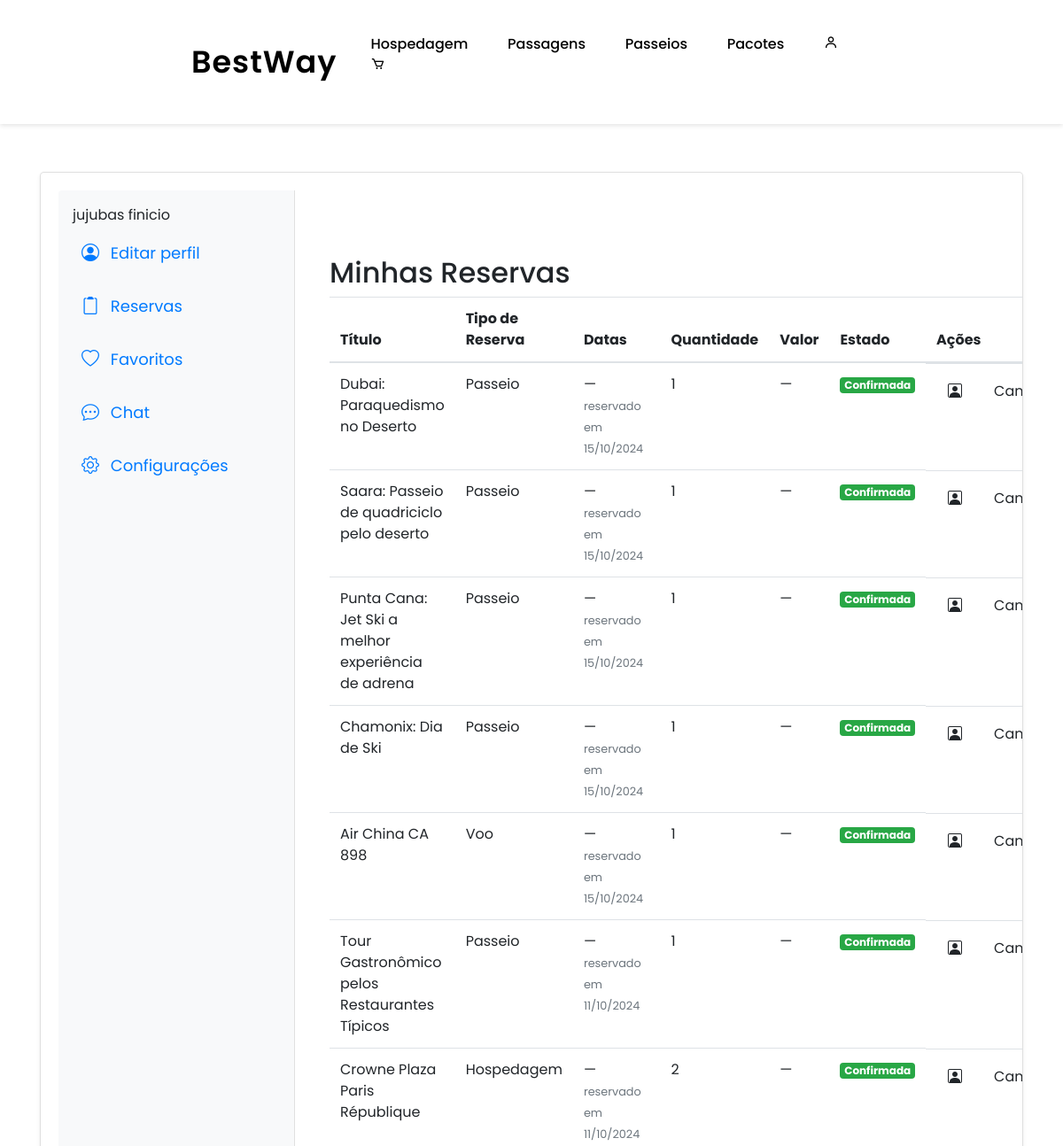
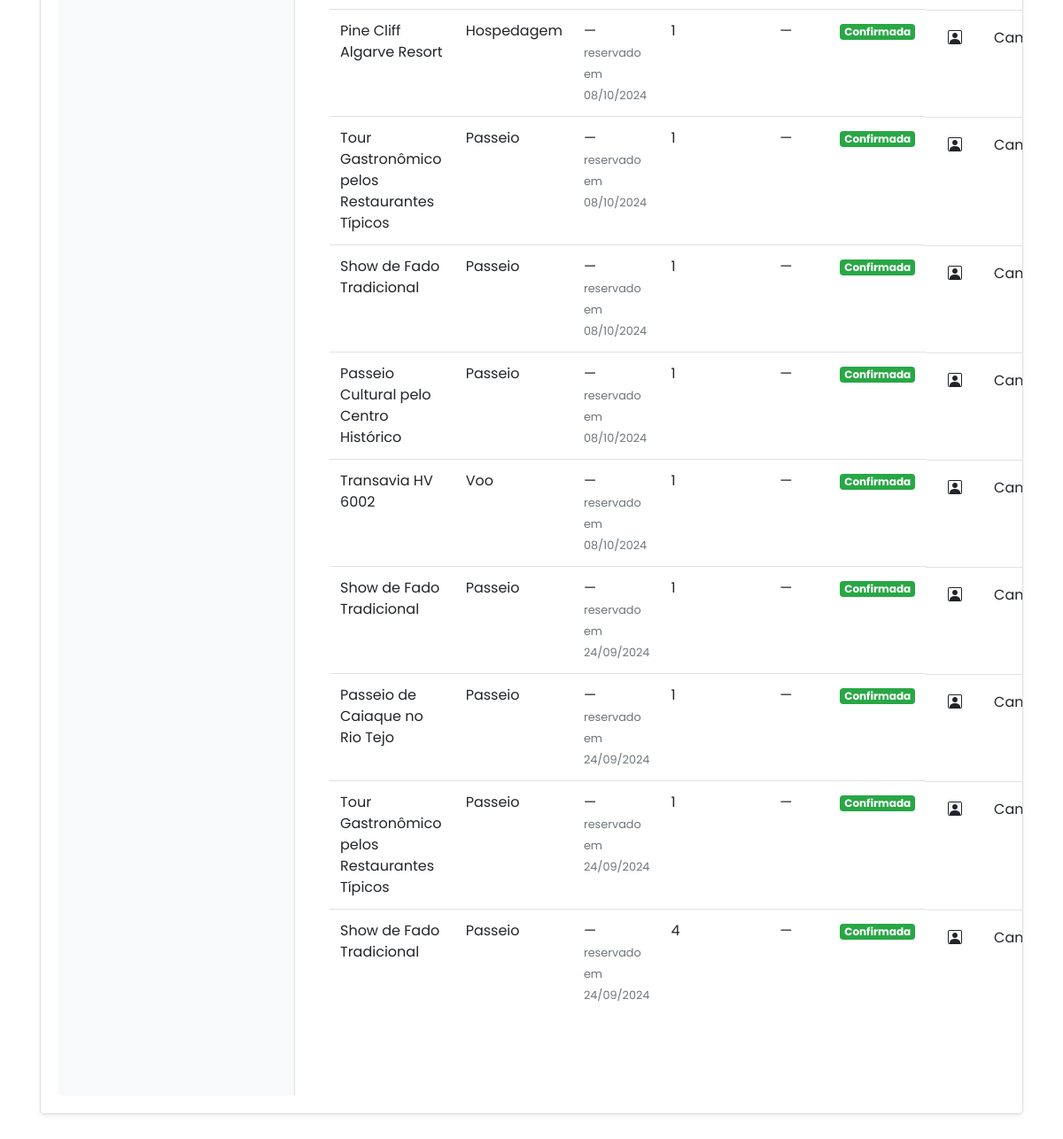
/public/reservas.php (signed in), run on the app's committed database (2 pictures, top to bottom).
### tables this page shows
CREATE TABLE `t_user` (
  `id` int(11) NOT NULL,
  `nick` varchar(20) NOT NULL,
  `nome` varchar(100) NOT NULL,
  `email` varchar(50) NOT NULL,
  `nome_marca` varchar(150) NOT NULL DEFAULT '',
  `biografia` text DEFAULT NULL,
  `data_nasc` varchar(10) DEFAULT NULL,
  `pass` varchar(255) NOT NULL,
  `foto` varchar(50) DEFAULT NULL,
  `tipo_user` int(11) NOT NULL DEFAULT 0,
  `notificacoes_ofertas` tinyint(1) NOT NULL DEFAULT 1,
  `tipo_antes_bloqueio` int(11) DEFAULT NULL,
  `email_confirmado` tinyint(1) NOT NULL DEFAULT 0
);

CREATE TABLE `t_reservas` (
  `id` int(11) NOT NULL,
  `item_id` int(11) NOT NULL,
  `user_id` int(11) NOT NULL,
  `tipo_reserva` enum('atividade','voo','hospedagem','pacote') NOT NULL,
  `data_reserva` date NOT NULL,
  `quantidade` int(11) NOT NULL,
  `data_inicio` date DEFAULT NULL,
  `data_fim` date DEFAULT NULL,
  `preco_unitario` decimal(10,2) DEFAULT NULL,
  `preco_total` decimal(10,2) DEFAULT NULL,
  `estado` enum('confirmada','cancelada') NOT NULL DEFAULT 'confirmada'
);

### config/reservas.php (called while the page is built, shortened)
<?php
function reserva_sql_vendedor($r)
{
    return "CASE $r.tipo_reserva
        WHEN 'atividade' THEN (SELECT id_user FROM t_artigo WHERE id = $r.item_id)
        WHEN 'hospedagem' THEN (SELECT id_user FROM t_hospedagem WHERE id = $r.item_id)
        WHEN 'pacote' THEN (SELECT id_user FROM t_pacotes WHERE id = $r.item_id)
    END";
}
function reserva_sql_titulo($r)
{
    return "CASE $r.tipo_reserva
        WHEN 'atividade' THEN (SELECT titulo FROM t_artigo WHERE id = $r.item_id)
        WHEN 'hospedagem' THEN (SELECT nome FROM t_hospedagem WHERE id = $r.item_id)
        WHEN 'pacote' THEN (SELECT titulo FROM t_pacotes WHERE id = $r.item_id)
        WHEN 'voo' THEN (SELECT CONCAT(airline, ' ', flight_number) FROM t_voos WHERE id = $r.item_id)
    END";
}
function reserva_tipo_nome($tipo)
{
    return ['atividade' => 'Passeio', 'hospedagem' => 'Hospedagem', 'pacote' => 'Pacote', 'voo' => 'Voo'][$tipo] ?? $tipo;
}
function reserva_data($texto)
{
    $data = DateTimeImmutable::createFromFormat('!Y-m-d', $texto);
    return ($data && $data->format('Y-m-d') === $texto) ? $data : null;
}
function reserva_formatar_data($texto)
{
    $data = reserva_data($texto);
    return $data ? $data->format('d/m/Y') : '—';
}
function reserva_formatar_periodo($inicio, $fim)
{
    if (!$inicio) {
        return '—';
    }
    return $fim && $fim !== $inicio
        ? reserva_formatar_data($inicio) . ' a ' . reserva_formatar_data($fim)
        : reserva_formatar_data($inicio);
}
function reserva_formatar_preco($valor)
{
    return $valor === null ? '—' : number_format((float) $valor, 2, ',', '.') . ' €';
}

### public/reservas.php (the view, shortened to what this page needs)
<?php
include '../config/reservas.php';
$user_id = $_SESSION['id'];
$sql_user = "SELECT nome FROM t_user WHERE id = ?";
$stmt_user = $ligacao->prepare($sql_user);
$stmt_user->bind_param("i", $user_id);
$stmt_user->execute();
$result_user = $stmt_user->get_result();
$linha = $result_user->fetch_assoc();
$sql = "SELECT r.id, r.item_id, r.tipo_reserva, r.data_reserva, r.quantidade,
        r.data_inicio, r.data_fim, r.preco_total, r.estado,
        (r.estado = 'confirmada' AND (r.data_inicio IS NULL OR r.data_inicio > CURDATE())) AS pode_cancelar,
        " . reserva_sql_vendedor('r') . " AS vendedor_id,
        " . reserva_sql_titulo('r') . " AS titulo
        FROM t_reservas r
        WHERE r.user_id = ?
        ORDER BY r.data_reserva DESC, r.id DESC";
$stmt = $ligacao->prepare($sql);
$stmt->bind_param("i", $user_id);
$stmt->execute();
$result = $stmt->get_result();
?>
<!DOCTYPE html>
<html lang="pt">
<head>
    <link rel="stylesheet" href="../assets/css/style.css">
    <link rel="stylesheet" href="../assets/css/styleperfil.css">
    <link href="https://cdn.jsdelivr.net/npm/bootstrap-icons/font/bootstrap-icons.css" rel="stylesheet">
    <link href="https://cdn.jsdelivr.net/npm/bootstrap@4.5.0/dist/css/bootstrap.min.css" rel="stylesheet">
    <link rel="stylesheet" href="https://unpkg.com/boxicons@latest/css/boxicons.min.css">
</head>
<body>
<?php $cabecalho_escuro = true; include __DIR__ . '/../views/partials/header.php'; ?>
<br><br><br><br><br><br>
<div class="container light-style flex-grow-1 container-p-y">
    <div class="card shadow-sm rounded-lg">
        <div class="row no-gutters">
            <div class="col-md-3 p-3 bg-light rounded-left menu-container">
                <nav class="menu">
                    <?php echo htmlspecialchars($linha['nome']); ?>
                    <a class="menu-item" href="perfil.php#account-general"><i class="bi bi-person-circle"></i> Editar perfil</a>
                    <a class="menu-item" href="reservas.php"><i class="bi bi-clipboard2"></i> Reservas</a>
                    <a class="menu-item" href="favoritos.php"><i class="bi bi-heart"></i> Favoritos</a>
                    <a class="menu-item" href="chat.php"><i class="bi bi-chat-dots"></i> Chat</a>
                    <a class="menu-item" href="configuracoes.php"><i class="bi bi-gear"></i> Configurações</a>
                </nav>
            </div>
            <div class="col-md-9 p-4">
                <div class="container light-style">
                    <h2>Minhas Reservas</h2>
                    <?php if (isset($result) && $result->num_rows > 0): ?>
                        <table class="table table-hover">
                            <thead>
                                <tr>
                                    <th>Título</th>
                                    <th>Tipo de Reserva</th>
                                    <th>Datas</th>
                                    <th>Quantidade</th>
                                    <th>Valor</th>
                                    <th>Estado</th>
                                    <th>Ações</th>
                                </tr>
                            </thead>
                            <tbody>
                            <?php while ($row = $result->fetch_assoc()): ?>
                                <tr>
                                    <td><?php echo htmlspecialchars($row['titulo'] ?? '(item removido)'); ?></td>
                                    <td><?= htmlspecialchars(reserva_tipo_nome($row['tipo_reserva'])) ?></td>
                                    <td>
                                        <?= reserva_formatar_periodo($row['data_inicio'], $row['data_fim']) ?>
                                        <br><small class="text-muted">reservado em <?= reserva_formatar_data($row['data_reserva']) ?></small>
                                    </td>
                                    <td><?php echo htmlspecialchars($row['quantidade']); ?></td>
                                    <td><?= reserva_formatar_preco($row['preco_total']) ?></td>
                                    <td><?= $row['estado'] == 'cancelada' ? '<span class="badge badge-secondary">Cancelada</span>' : '<span class="badge badge-success">Confirmada</span>' ?></td>
                                    <td style="display: flex; gap: 10px;">
                                        <a href="perfil_vendedor.php?user_id=<?php echo (int) $row['vendedor_id']; ?>" class="btn "><i class="bi bi-person-square"></i></a>
                                        <?php if ($row['pode_cancelar']): ?>
                                        <button type="button" class="btn btn-delete" data-toggle="modal" data-target="#confirmDeleteModal" data-reserva-id="<?php echo $row['id']; ?>">
                                            Cancelar
                                        </button>
                                        <?php endif; ?>
                                    </td>
                                </tr>
                            <?php endwhile; ?>
                            </tbody>
                        </table>
                    <?php else: ?>
                        <p>Nenhuma reserva encontrada.</p>
                    <?php endif; ?>
                </div>
            </div>
        </div>
    </div>
</div>
</body>
</html>

### assets/css/style.css (style rules this page uses)
* { padding: 0; margin: 0; box-sizing: border-box; font-family: "Poppins", sans-serif; text-decoration: none; list-style: none; scroll-behavior: smooth; }
:root { --bg-color: #fff; --text-color: #221314; --second-color: #4169e1; --main-color: #6495ed; --big-font: 6rem; --h2-font: 3rem; --p-font: 1.1rem; }
body { background: var(--bg-color); color: var(--text-color); }
.btn { background: var(--main-color); color: white; padding: 12px 20px; border-radius: 5px; cursor: pointer; }
body { font-family: Arial, sans-serif; margin: 0; padding: 0; background-color: #f4f4f4; }
@media (max-width: 1400px) { :root { --big-font: 4.5rem; --h2-font: 2.3rem; --p-font: 1rem; transition: 0.2s; } }

### assets/css/styleperfil.css (style rules this page uses)
body { background-image: url('images/fundo.png'); background-size: cover; background-position: center; font-family: 'San Francisco', 'Helvetica Neue', Arial, sans-serif; margin-top: 30px; color: #333; }
.container { max-width: 300px; margin: 30px auto; padding: 20px; }
.card { background: #ffffff; box-shadow: 0 1px 3px rgba(0, 0, 0, 0.1); padding: 20px; margin-bottom: 20px; }
.btn { background: #007aff; color: #ffffff; padding: 10px 20px; border-radius: 50px; font-size: 14px; transition: background-color 0.3s ease, transform 0.3s ease; }
.card, .btn { border-radius: 12px; }

### public/reservas.php (style rules this page uses)
.menu-container { background-color: #f8f9fa; border-right: 1px solid #e0e0e0; }
.menu { display: flex; flex-direction: column; }
.menu-item { color: #007AFF; padding: 10px; margin: 5px 0; text-decoration: none; font-size: 18px; border-radius: 10px; transition: background-color 0.3s ease, transform 0.2s ease-in-out; }
.menu-item i { margin-right: 8px; font-size: 20px; }
.card { border-radius: 15px; overflow: hidden; }

### data on the page
t_user: nome "jujubas finicio"
t_reservas: titulo "Dubai: Paraquedismo no Deserto", tipo_reserva "Passeio", reserva_formatar_periodo($row['data_inicio'], $row['data_fim']) "—", data_reserva "15/10/2024", quantidade "1", preco_total "—", estado "Confirmada"
t_reservas: titulo "Saara: Passeio de quadriciclo pelo deserto", tipo_reserva "Passeio", reserva_formatar_periodo($row['data_inicio'], $row['data_fim']) "—", data_reserva "15/10/2024", quantidade "1", preco_total "—", estado "Confirmada"
t_reservas: titulo "Punta Cana: Jet Ski a melhor experiência de adrena", tipo_reserva "Passeio", reserva_formatar_periodo($row['data_inicio'], $row['data_fim']) "—", data_reserva "15/10/2024", quantidade "1", preco_total "—", estado "Confirmada"
t_reservas: titulo "Chamonix: Dia de Ski", tipo_reserva "Passeio", reserva_formatar_periodo($row['data_inicio'], $row['data_fim']) "—", data_reserva "15/10/2024", quantidade "1", preco_total "—", estado "Confirmada"
t_reservas: titulo "Air China CA 898", tipo_reserva "Voo", reserva_formatar_periodo($row['data_inicio'], $row['data_fim']) "—", data_reserva "15/10/2024", quantidade "1", preco_total "—", estado "Confirmada"
t_reservas: titulo "Tour Gastronômico pelos Restaurantes Típicos", tipo_reserva "Passeio", reserva_formatar_periodo($row['data_inicio'], $row['data_fim']) "—", data_reserva "11/10/2024", quantidade "1", preco_total "—", estado "Confirmada"
t_reservas: titulo "Crowne Plaza Paris République", tipo_reserva "Hospedagem", reserva_formatar_periodo($row['data_inicio'], $row['data_fim']) "—", data_reserva "11/10/2024", quantidade "2", preco_total "—", estado "Confirmada"
t_reservas: titulo "Pine Cliff Algarve Resort", tipo_reserva "Hospedagem", reserva_formatar_periodo($row['data_inicio'], $row['data_fim']) "—", data_reserva "08/10/2024", quantidade "1", preco_total "—", estado "Confirmada"
t_reservas: titulo "Tour Gastronômico pelos Restaurantes Típicos", tipo_reserva "Passeio", reserva_formatar_periodo($row['data_inicio'], $row['data_fim']) "—", data_reserva "08/10/2024", quantidade "1", preco_total "—", estado "Confirmada"
t_reservas: titulo "Show de Fado Tradicional", tipo_reserva "Passeio", reserva_formatar_periodo($row['data_inicio'], $row['data_fim']) "—", data_reserva "08/10/2024", quantidade "1", preco_total "—", estado "Confirmada"
t_reservas: titulo "Passeio Cultural pelo Centro Histórico", tipo_reserva "Passeio", reserva_formatar_periodo($row['data_inicio'], $row['data_fim']) "—", data_reserva "08/10/2024", quantidade "1", preco_total "—", estado "Confirmada"
t_reservas: titulo "Transavia HV 6002", tipo_reserva "Voo", reserva_formatar_periodo($row['data_inicio'], $row['data_fim']) "—", data_reserva "08/10/2024", quantidade "1", preco_total "—", estado "Confirmada"
t_reservas: titulo "Show de Fado Tradicional", tipo_reserva "Passeio", reserva_formatar_periodo($row['data_inicio'], $row['data_fim']) "—", data_reserva "24/09/2024", quantidade "1", preco_total "—", estado "Confirmada"
t_reservas: titulo "Passeio de Caiaque no Rio Tejo", tipo_reserva "Passeio", reserva_formatar_periodo($row['data_inicio'], $row['data_fim']) "—", data_reserva "24/09/2024", quantidade "1", preco_total "—", estado "Confirmada"
t_reservas: titulo "Tour Gastronômico pelos Restaurantes Típicos", tipo_reserva "Passeio", reserva_formatar_periodo($row['data_inicio'], $row['data_fim']) "—", data_reserva "24/09/2024", quantidade "1", preco_total "—", estado "Confirmada"
t_reservas: titulo "Show de Fado Tradicional", tipo_reserva "Passeio", reserva_formatar_periodo($row['data_inicio'], $row['data_fim']) "—", data_reserva "24/09/2024", quantidade "4", preco_total "—", estado "Confirmada"
